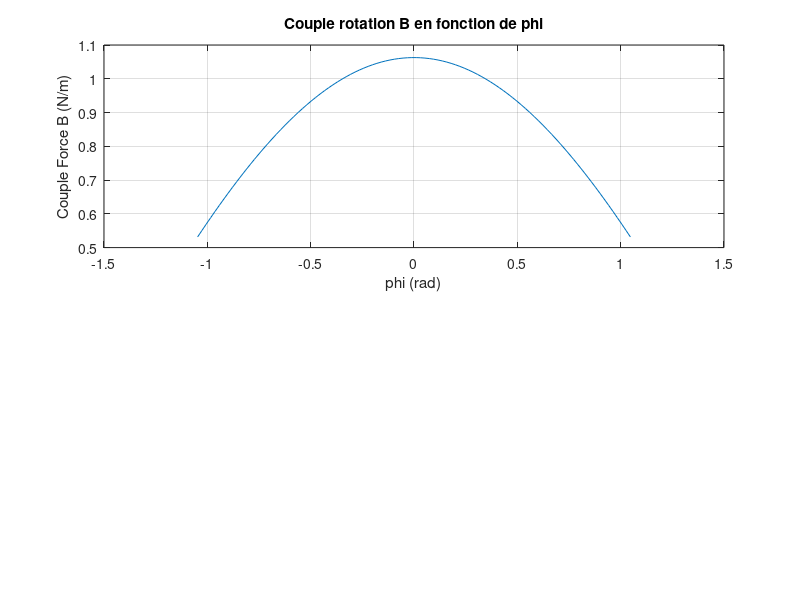

MATLAB code to generate this figure:
disp('Courbes statique dynamique pour la validation');

%{
On considère la force FB et le couple CB exercés sur l’extrémité B de BA. FB est appliquée par OB
alors que CB est appliqué par MB. Il faut déterminer FB et le moment de CB en fonction des masses,
des angles et de l1 et l 2, dans le cas où le robot est immobile. Il faut aussi déterminer FB et le
moment de CB, dans le cas où BA tourne avec une accélération angulaire constante BA pendant que OB est immobile

Vous décidez de illustrer vos résultats à l’aide de MATLAB en produisant des courbes de l'évolution
du moment de CB dans les cas statique et dynamique, le tout en fonction de  lorsque  est
compris entre -/3 et /3. On prendra l0 = 50 cm, l1 = l2 = 25 cm, mA=100 g, mBA= 1 kg et BA = 5
rad/s2.
%}

nbPoints = 100

l0 = 0.5
l1 = 0.25;
l2 = 0.25;
Mob= 1;
Mab= 1;
Ma = 0.1;
alphaBA = 5;
G  = 9.81

phi = linspace(-pi/3,pi/3,nbPoints);

% FBA = Somme des forces Gravite sur bras, gravite sur payload

relation_gravite_AB = Mab / 3 * G * cos(phi);
relation_gravite_MA = Ma * G * cos(phi);

FBA = relation_gravite_AB + relation_gravite_MA;

CB = FBA * l2;

hFig = figure('Name', 'Hello', 'NumberTitle', 'off');
subplot(2, 1, 1);
plot(phi, CB);
grid on;
title('Couple rotation B en fonction de phi');
xlabel('phi (rad)');
ylabel('Couple Force B (N/m)');

